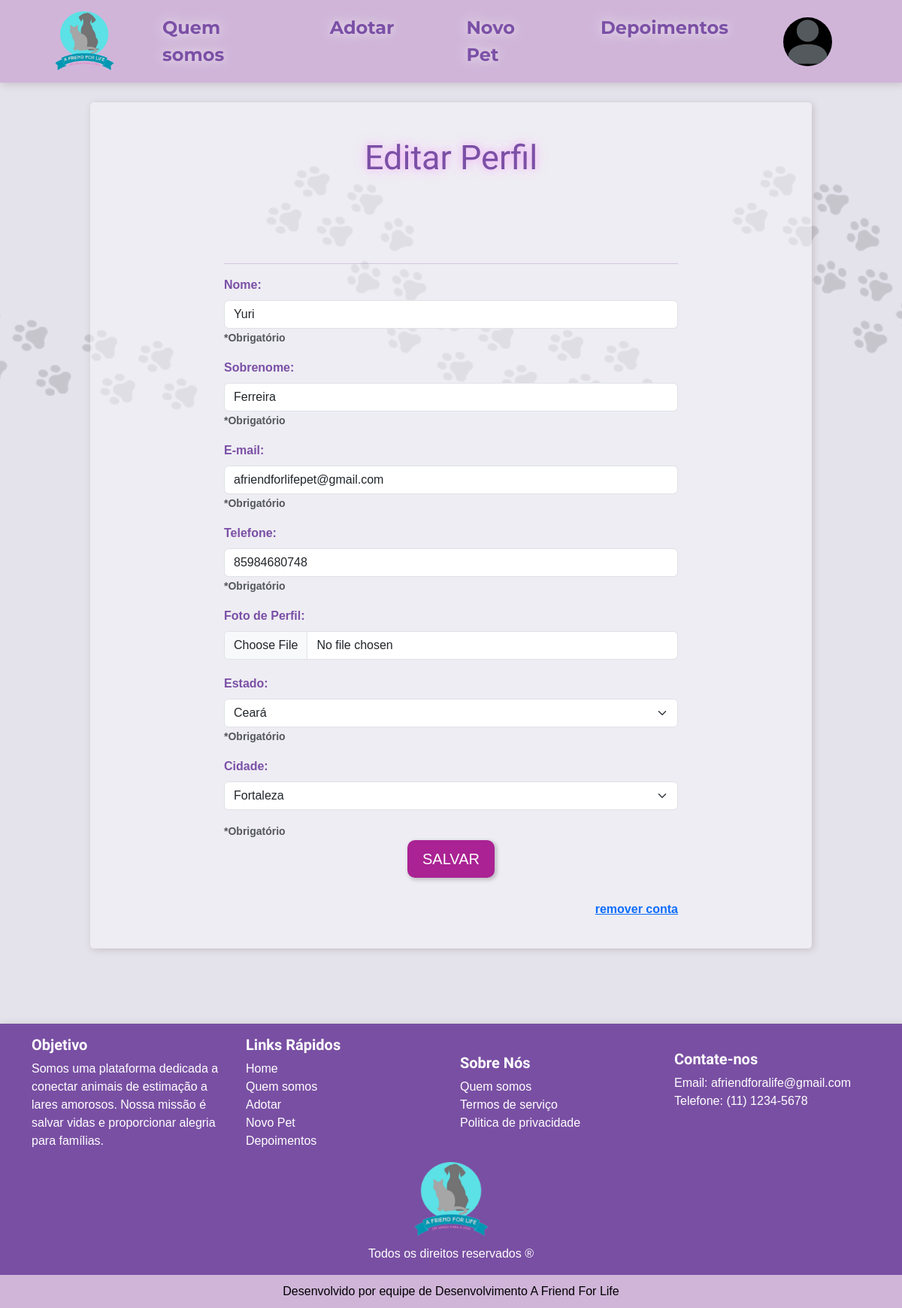
Screenshot of /perfil/editar_perfil/ (signed in) with the database file from the repository.
### perfil/models.py (models this page shows, shortened)
class UserProfile(models.Model):
    user = models.OneToOneField(User, on_delete=models.CASCADE)
    nome = models.CharField(max_length=100)
    sobrenome = models.CharField(max_length=100)
    telefone = models.CharField(max_length=15)
    estado_nome = models.CharField(max_length=100)
    estado_id = models.IntegerField(blank=True, null=True)
    cidade_nome = models.CharField(max_length=100)
    email = models.EmailField(max_length=100)
    foto_perfil = models.ImageField(upload_to='profile_pics/', storage=s3_storage, blank=True, null=True)

### perfil/views.py (the view)
# urls.py: path('editar_perfil/', views.editar_perfil, name="editar_perfil"),
@login_required
def editar_perfil(request):
    user = request.user
    try:
        user_profile = UserProfile.objects.get(user=user)
    except UserProfile.DoesNotExist:
        user_profile = UserProfile.objects.create(user=user)
    if request.method == "POST":
        nome = request.POST.get('nome')
        sobrenome = request.POST.get('sobrenome')
        email = request.POST.get('email')
        telefone = request.POST.get('telefone')
        estado_id = request.POST.get('estado')
        estado_nome = request.POST.get('estado_nome')
        cidade = request.POST.get('cidade')
        foto_perfil = request.FILES.get('foto_perfil')
        remove_foto_perfil = request.POST.get('remove_foto_perfil') == 'true'
        errors = []
        if not nome:
            errors.append('Nome é obrigatório.')
        if not sobrenome:
            errors.append('Sobrenome é obrigatório.')
        if not telefone:
            errors.append('Telefone é obrigatório.')
        if not estado_nome:
            errors.append('Estado é obrigatório.')
        if not cidade:
            errors.append('Cidade é obrigatória.')
        email_pattern = r'^[a-zA-Z0-9._%+-]+@[a-zA-Z0-9.-]+\.[a-zA-Z]{2,}$'
        if not re.match(email_pattern, email):
            errors.append('Email inválido')
        telefone_pattern = r'^\(?([0-9]{2})\)?[-. ]?([0-9]{4,5})[-. ]?([0-9]{4})$'
        if not re.match(telefone_pattern, telefone):
            errors.append('Telefone inválido')
        if User.objects.filter(email=email).exclude(pk=user.pk).exists():
            errors.append('Este email já está sendo usado por outro usuário.')
        if errors:
            for error in errors:
                messages.error(request, error)
            return redirect('editar_perfil')
        user_profile.nome = nome
        user_profile.sobrenome = sobrenome
        user_profile.telefone = telefone
        user_profile.estado_id = estado_id
        user_profile.estado_nome = estado_nome
        user_profile.cidade_nome = cidade
        user_profile.email = email  # Aqui estamos definindo o email no UserProfile
        if foto_perfil:
            user_profile.foto_perfil = foto_perfil
        elif remove_foto_perfil:
            if user_profile.foto_perfil:
                user_profile.foto_perfil.delete(save=False)
        user_profile.save()
        messages.add_message(request, constants.SUCCESS, 'Perfil atualizado com sucesso')
        if 'partial_pipeline' in request.session:
            backend = request.session['partial_pipeline']['backend']
            return redirect('social:complete', backend=backend)
        return redirect('meu_perfil')
    else:
        if not user_profile.nome or not user_profile.sobrenome or not user_profile.telefone or not user_profile.estado_nome or not user_profile.cidade_nome:
            messages.error(request, 'Você precisa preencher todos os campos do perfil antes de continuar.')
    return render(request, 'editar_perfil.html', {'user_profile': user_profile})

### perfil/templates/editar_perfil.html (shortened to what this page needs)
{% extends 'base.html' %}
{% load static %}
{% block head %}
    <link href="{% static 'perfil/editar_perfil/css/editar_perfil.css' %}" rel="stylesheet">
    <link href="{% static 'perfil/editar_perfil/css/editar_perfil_mdq.css' %}" rel="stylesheet">
{% endblock %}
{% block content %}
<div class="wrapper">
    <div class="box">
        <div class="header-box">
            Editar Perfil
        </div>
        <div class="profile-container">
            <div class="row">
                <div class="col-md-8 col-12 bg-side">
                    <div class="body-form">
                        <hr>
                        <form action="{% url 'editar_perfil' %}" method="POST" enctype="multipart/form-data"> {% csrf_token %}
                            <div class="mb-3">
                                <label for="nome" class="form-label">Nome:</label>
                                <input type="text" class="form-control" id="nome" placeholder="Digite seu nome..." name="nome" value="{{ user_profile.nome }}" required>
                                <small class="text-muted">*Obrigatório</small>
                            </div>
                            <div class="mb-3">
                                <label for="sobrenome" class="form-label">Sobrenome:</label>
                                <input type="text" class="form-control" id="sobrenome" placeholder="Digite seu sobrenome..." name="sobrenome" value="{{ user_profile.sobrenome }}">
                                <small class="text-muted">*Obrigatório</small>
                            </div>
                            <div class="mb-3">
                                <label for="email" class="form-label">E-mail:</label>
                                <input type="email" class="form-control" id="email" placeholder="Digite seu email..." name="email" value="{{ user_profile.email }}" required>
                                <small class="text-muted">*Obrigatório</small>
                            </div>
                            <div class="mb-3">
                                <label for="telefone" class="form-label">Telefone:</label>
                                <input type="tel" class="form-control" id="telefone" placeholder="Digite seu telefone..." name="telefone" value="{{ user_profile.telefone }}" required>
                                <small class="text-muted">*Obrigatório</small>
                            </div>
                            <div class="form-section">
                                <label for="foto_perfil" class="form-label">Foto de Perfil:</label>
                                <input type="file" id="foto_perfil" name="foto_perfil" class="form-control" onchange="previewImage(event)">
                            </div>
                            <div class="mb-3" style="margin-top: 20px;">
                                <label for="estado" class="form-label">Estado:</label>
                                <select class="form-select" id="estado" name="estado" required>
                                    <option value="{{ user_profile.estado_id }}" selected>{{ user_profile.estado_nome }}</option>
                                </select>
                                <small class="text-muted">*Obrigatório</small>
                            </div>
                            <div class="mb-3">
                                <label for="cidade" class="form-label">Cidade:</label>
                                <select class="form-select" id="cidade" name="cidade" required>
                                    <option value="{{ user_profile.cidade_nome }}" selected>{{ user_profile.cidade_nome }}</option>
                                </select>
                            </div>
                            <small class="text-muted">*Obrigatório</small>
                            <div class="d-flex justify-content-center">
                                <button type="submit" class="btn btn-custom-primary">SALVAR</button>
                            </div>
                            <div style="display: flex; align-items: center; justify-content: right; margin-top: 30px;">
                                <a class="link-float" style="cursor: pointer;" data-bs-toggle="modal" data-bs-target="#confirmDeleteModal">remover conta</a>
                            </div>
                        </form>
                    </div>
                </div>
            </div>
        </div>
    </div>
</div>
{% endblock %}

### templates/static/base/css/base.css (style rules this page uses)
:root { --font-nav: 'Montserrat', sans-serif; --font-paragraph: Arial, sans-serif; --font-title: 'Patua One', serif; --color-primary: #7B50A6; --color-secondary: #d0b5d9; --color-background: #dbdbe38f; --color-text: #6a3f96; --color-footer-bg: #794FA3; --color-box-bg: #f8f8fb80; --text-shadow: 0 0 10px rgba(255, 255, 255, 0.337), 0 0 20px rgba(255, 255, 255, 0.382), 0 0 30px rgba(255, 255, 255, 0.445); --box-shadow: 2px 2px 10px rgba(144, 133, 133, 0.334); }
.box { color: var(--color-primary); padding: 20px; width: 80vw; background-color: var(--color-box-bg); box-shadow: var(--box-shadow); margin: 100px 0; border-radius: 5px; min-height: 400px; }
body { background: linear-gradient(135deg, #5932931a 0%, #5932931a 50%); box-sizing: border-box; background-color: var(--color-background); font-family: var(--font-paragraph); color: black; background-blend-mode: lighten; opacity: 0.; }
.wrapper { margin-top: 3%; display: flex; flex-direction: row; justify-content: center; align-items: center; }
.header-box { text-align: center; background-color: none; border-radius: 10px; padding: 20px; margin-bottom: 20px; width: 40vw; font-size: 45px; color: var(--color-primary); text-shadow: 0 0 8px rgba(255, 119, 255, 0.284), 0 0 15px rgba(255, 119, 255, 0.255), 0 0 20px rgba(255, 119, 255, 0.204); margin: auto; font-family: var(--font-title); }

### templates/static/perfil/editar_perfil/css/editar_perfil.css (style rules this page uses)
.header-box { margin-bottom: 50px; }
form { font-weight: bold; }
.profile-container { width: 70%; padding: 20px; background-color: none; margin: auto; }
.row { display: flex; justify-content: center; align-items: center; }
.bg-side { width: 100%; }
.btn-custom-primary { background-color: #AA2293; border: none; box-shadow: 2px 2px 5px 1px rgba(0, 0, 0, 0.2); color: white; font-size: 20px; padding: 10px 20px; border-radius: 10px; margin-top: 20px; transition: background-color 0.3s ease-in-out; display: block; margin: auto; }

### rows the page displays
UserProfile: nome "Yuri", sobrenome "Ferreira", email "afriendforlifepet@gmail.com", telefone "85984680748", estado "Ceará", cidade "Fortaleza"
